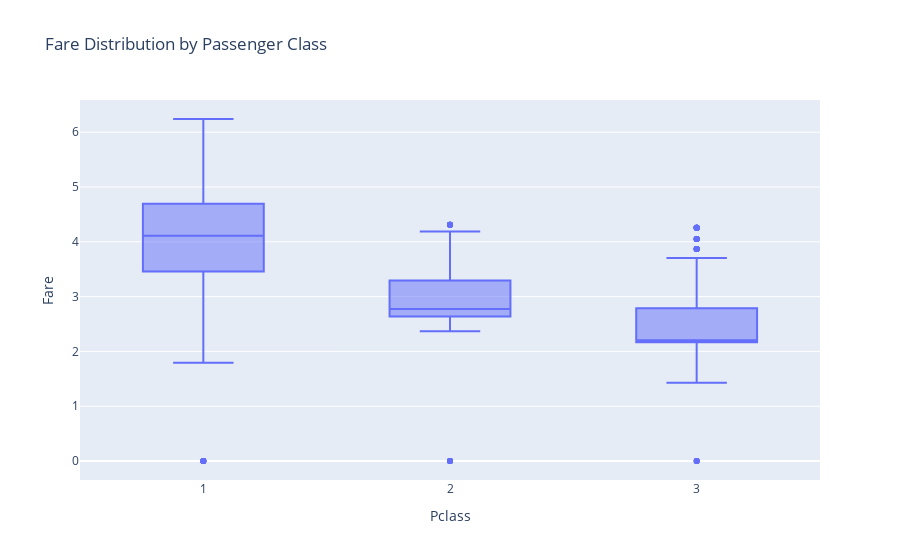

The cell this chart's notebook holds for it:
### Code cell
fig = px.box(df, x='Pclass', y='Fare', title='Fare Distribution by Passenger Class')
fig.show()

### Figure 1 — Plotly figure (JSON) as saved in the notebook; plotly's stock layout.template omitted (floating-point values rounded to 4 significant figures; data arrays with more than 128 entries replaced by an {"elided": "..."} marker saying what was removed)
{"data": [{"alignmentgroup": "True", "hovertemplate": "Pclass=%{x}<br>Fare=%{y}<extra></extra>", "legendgroup": "", "marker": {"color": "#636efa"}, "name": "", "notched": false, "offsetgroup": "", "orientation": "v", "showlegend": false, "type": "box", "x": {"elided": "1309 int values"}, "x0": " ", "xaxis": "x", "y": {"elided": "1309 float values"}, "y0": " ", "yaxis": "y"}], "layout": {"boxmode": "group", "legend": {"tracegroupgap": 0}, "title": {"text": "Fare Distribution by Passenger Class"}, "xaxis": {"anchor": "y", "domain": [0, 1], "title": {"text": "Pclass"}}, "yaxis": {"anchor": "x", "domain": [0, 1], "title": {"text": "Fare"}}}}
